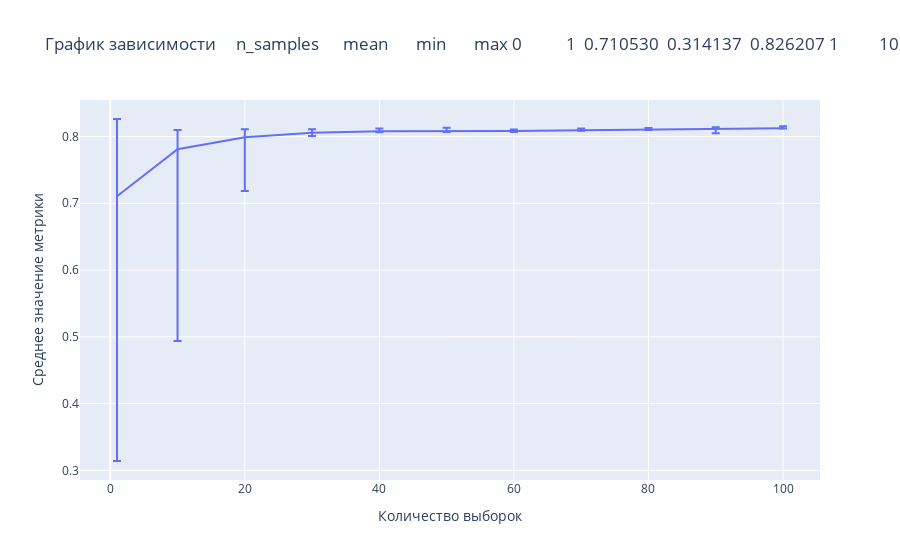

Here is the notebook cell this chart was saved with:
### Code cell
draw_plotly_plot(df, 'ci_train')

### Figure 1 — Plotly figure (JSON) as saved in the notebook; plotly's stock layout.template omitted (floating-point values rounded to 4 significant figures)
{"data": [{"error_y": {"array": [0.1157, 0.02865, 0.01198, 0.005184, 0.004262, 0.005394, 0.002159, 0.002595, 0.002423, 0.002999, 0.002649], "arrayminus": [0.3964, 0.2873, 0.08046, 0.00512, 0.00147, 0.001218, 0.001552, 0.0007116, 0.0006444, 0.005944, 0.0005705]}, "hovertemplate": "Количество выборок=%{x}<br>Среднее значение метрики=%{y}<extra></extra>", "legendgroup": "", "line": {"color": "#636efa", "dash": "solid"}, "marker": {"symbol": "circle"}, "mode": "lines", "name": "", "orientation": "v", "showlegend": false, "type": "scatter", "x": [1, 10, 20, 30, 40, 50, 60, 70, 80, 90, 100], "xaxis": "x", "y": [0.7105, 0.781, 0.7989, 0.8058, 0.8078, 0.8079, 0.8084, 0.8093, 0.8103, 0.8107, 0.8125], "yaxis": "y"}], "layout": {"autosize": true, "legend": {"tracegroupgap": 0}, "title": {"text": "График зависимости     n_samples      mean       min       max\n0           1  0.710530  0.314137  0.826207\n1          10  0.781027  0.493696  0.809679\n2          20  0.798909  0.718451  0.810890\n3          30  0.805754  0.800634  0.810938\n4          40  0.807796  0.806326  0.812058\n5          50  0.807882  0.806664  0.813276\n6          60  0.808392  0.806840  0.810551\n7          70  0.809347  0.808635  0.811942\n8          80  0.810251  0.809607  0.812674\n9          90  0.810736  0.804792  0.813735\n10        100  0.812523  0.811952  0.815171 от n_samples"}, "xaxis": {"anchor": "y", "autorange": true, "domain": [0, 1], "range": [-4.5, 105.5], "title": {"text": "Количество выборок"}, "type": "linear"}, "yaxis": {"anchor": "x", "autorange": true, "domain": [0, 1], "range": [0.2857, 0.8547], "title": {"text": "Среднее значение метрики"}, "type": "linear"}}}
